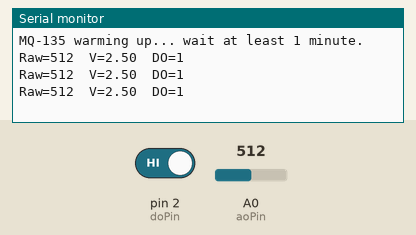
Simulated run of this sketch. Board: Arduino Uno, built with avr-gcc and run on an emulated ATmega328P. On the bench: the last lines printed to the serial monitor. The test bench sets the inputs (shaded band); at power-on: pin 2 (doPin) HIGH, A0 (aoPin) = 512.

Above: at 1.3 s.
1.4 s: pin 2 (doPin) driven LOW
At 1.9 s:
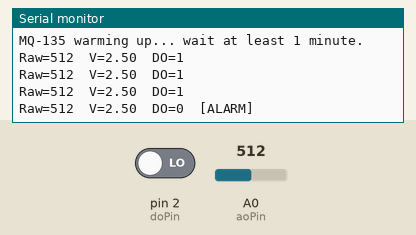
3.5 s: A0 (aoPin) set to 716
At 3.9 s:
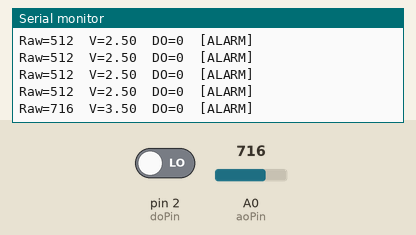
5.0 s: A0 (aoPin) set to 900
At 5.4 s:
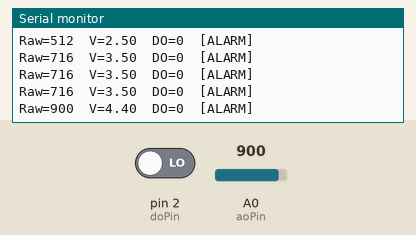
6.5 s: pin 2 (doPin) driven HIGH
At 6.9 s:
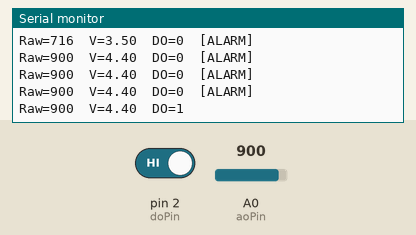
Timing chart, 0 to 9.0 s (numbered marks = the images above; inputs shaded):
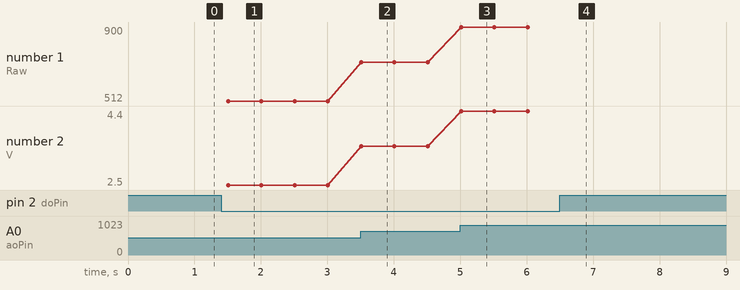

The sketch:

example.ino
```cpp
// Reads the MQ-135 analog output on A0 and the digital alarm on D2, printing raw ADC, computed voltage, and the DO alarm state to Serial at 9600 baud every 0.5s.
//
// Buy this module: https://shillehtek.com/products/mq-135-air-quality-hazardous-gas-sensor-module-for-arduino
// Full manual: https://shillehtek.com/blogs/shillehtek-product-manuals/mq-135-air-quality-hazardous-gas-sensor-module-for-arduino-manual
// More examples: https://github.com/shillehbean/shillehtek-examples
//

// MQ-135 - Print analog air quality reading on Arduino
// Allow 1-3 minutes warm-up after powering on for stable values.

const int aoPin = A0;
const int doPin = 2;

void setup() {
  Serial.begin(9600);
  pinMode(doPin, INPUT);
  Serial.println("MQ-135 warming up... wait at least 1 minute.");
}

void loop() {
  int raw = analogRead(aoPin);
  float volts = raw * 5.0 / 1023.0;

  Serial.print("Raw=");   Serial.print(raw);
  Serial.print("  V=");   Serial.print(volts, 2);
  Serial.print("  DO=");  Serial.print(digitalRead(doPin));
  if (digitalRead(doPin) == LOW) Serial.print("  [ALARM]");
  Serial.println();

  delay(500);
}
```

Measured:
- after the input at 1.4 s, the serial monitor: prints a new line after 0.11 s (image 1)
- after the input at 3.5 s, the serial monitor: prints a new line at once (image 2)
- after the input at 5.0 s, the serial monitor: prints a new line at once (image 3)
- after the input at 6.5 s, the serial monitor: prints a new line at once (image 4)
- plotted number 1: 512 → 716 after the input at 3.5 s, 716 → 900 after the input at 5.0 s
- plotted number 2: 2.5 → 3.5 after the input at 3.5 s, 3.5 → 4.4 after the input at 5.0 s
